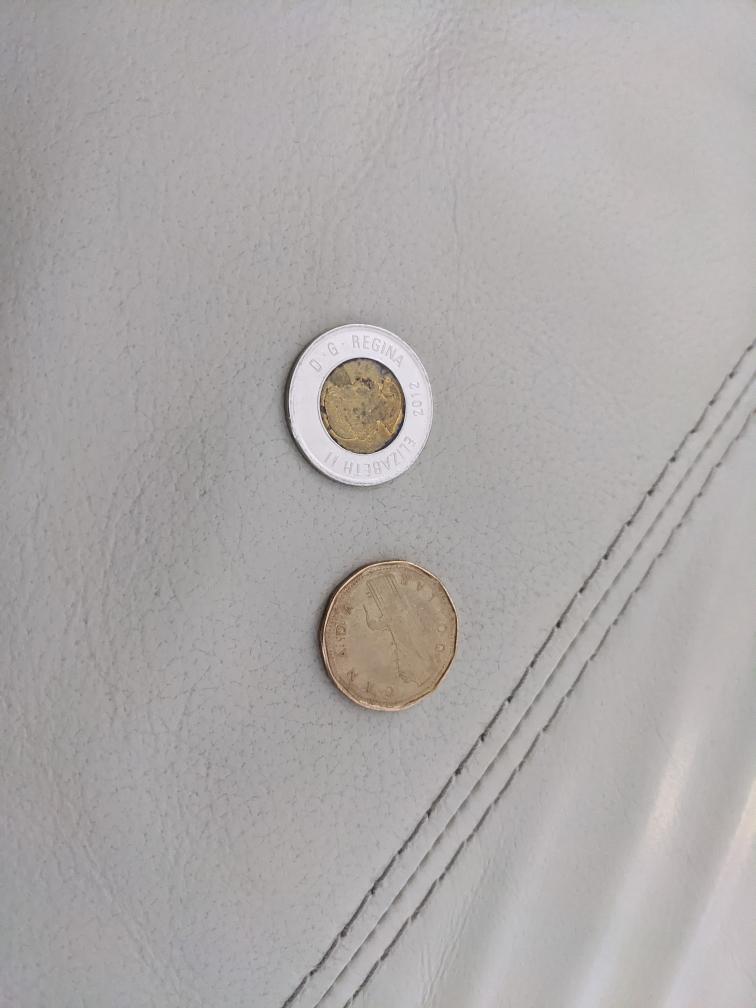
#> input picture images/PXL_20211010_180318875.jpg, 3024 x 4032 px (shown at 1/4 size); its folder holds only this picture in this run
$ python compress.py   (older library calls are emulated)
#> lines starting #> are read from the running program, lines starting #| are printed output that depends on the picture
from PIL import Image
import os
import glob


images_to_compress = glob.glob("../images/*.jpg")
images_to_compress.sort()

if not os.path.exists('compressed'):
    os.makedirs('compressed')

counter = 1
for image_path in images_to_compress:
    print("Compressing image " + str(counter))
    img = Image.open(image_path)
#> img is the input picture: PIL image 3024x4032 RGB; mean R, G, B 172.5, 168.7, 168.2
    if img.size == (4032,3024):
        img = img.resize((640,480),Image.ANTIALIAS)
    else:
        img = img.resize((480,640),Image.ANTIALIAS)
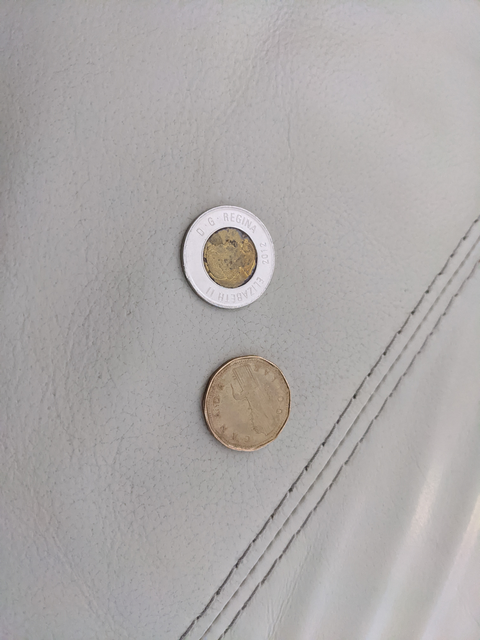
#> img: PIL image 480x640 RGB; mean R, G, B 172.5, 168.7, 168.2
        img = img.rotate(90,expand=True)
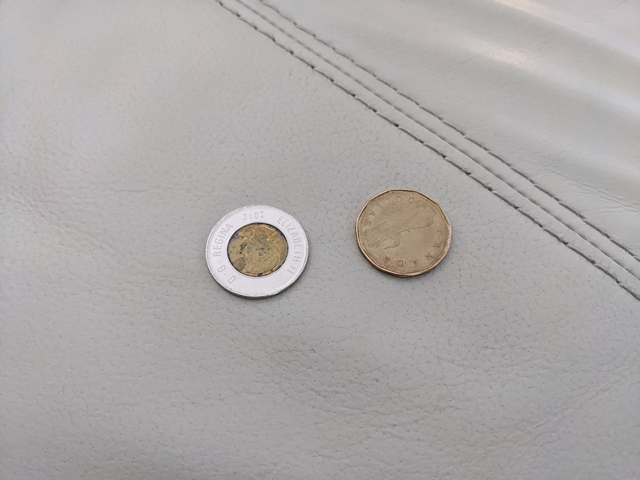
#> img: PIL image 640x480 RGB; mean R, G, B 172.5, 168.7, 168.2
    img.save('compressed/'+str(counter).zfill(4)+'.jpg',quality=95)
    counter = counter + 1
